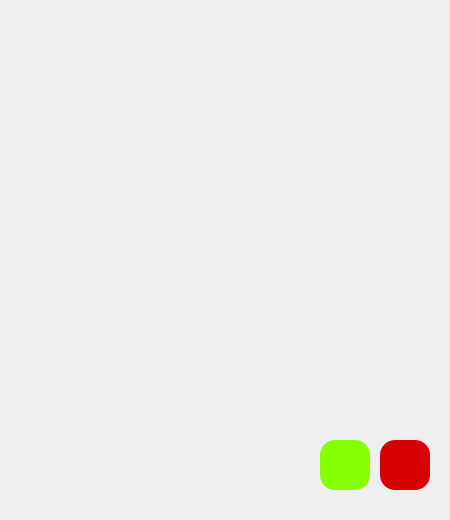
<?xml version="1.0" encoding="UTF-8"?>
<ui version="4.0">
 <class>Game</class>
 <widget class="QWidget" name="Game">
  <property name="geometry">
   <rect>
    <x>0</x>
    <y>0</y>
    <width>450</width>
    <height>520</height>
   </rect>
  </property>
  <property name="windowTitle">
   <string>Tetris - Game Window</string>
  </property>
  <property name="windowIcon">
   <iconset>
    <normaloff>:/src/img/icon.png</normaloff>:/src/img/icon.png</iconset>
  </property>
  <widget class="QPushButton" name="btn_retry">
   <property name="geometry">
    <rect>
     <x>320</x>
     <y>440</y>
     <width>50</width>
     <height>50</height>
    </rect>
   </property>
   <property name="styleSheet">
    <string notr="true">QPushButton{
	background-color: rgb(134, 255, 5);
	border-radius: 15%;
	height: 50px;
	width: 50px;
}

QPushButton:hover {
	border: 3px solid black;
}

QPushButton:pressed{
	background-color: #a29bfe;
}

</string>
   </property>
   <property name="text">
    <string/>
   </property>
   <property name="icon">
    <iconset resource="../res.qrc">
     <normaloff>:/src/img/retry.svg</normaloff>:/src/img/retry.svg</iconset>
   </property>
   <property name="iconSize">
    <size>
     <width>24</width>
     <height>24</height>
    </size>
   </property>
  </widget>
  <widget class="QPushButton" name="btn_exit">
   <property name="geometry">
    <rect>
     <x>380</x>
     <y>440</y>
     <width>50</width>
     <height>50</height>
    </rect>
   </property>
   <property name="styleSheet">
    <string notr="true">QPushButton{
	background-color: rgb(214, 0, 4);
	border-radius: 15%;
	height: 50px;
	width: 50px;
}

QPushButton:hover {
	border: 3px solid black;
}

QPushButton:pressed{
	background-color: #a29bfe;
}</string>
   </property>
   <property name="text">
    <string/>
   </property>
   <property name="icon">
    <iconset resource="../res.qrc">
     <normaloff>:/src/img/exit.svg</normaloff>:/src/img/exit.svg</iconset>
   </property>
   <property name="iconSize">
    <size>
     <width>24</width>
     <height>24</height>
    </size>
   </property>
  </widget>
 </widget>
 <resources>
  <include location="../res.qrc"/>
 </resources>
 <connections/>
</ui>
